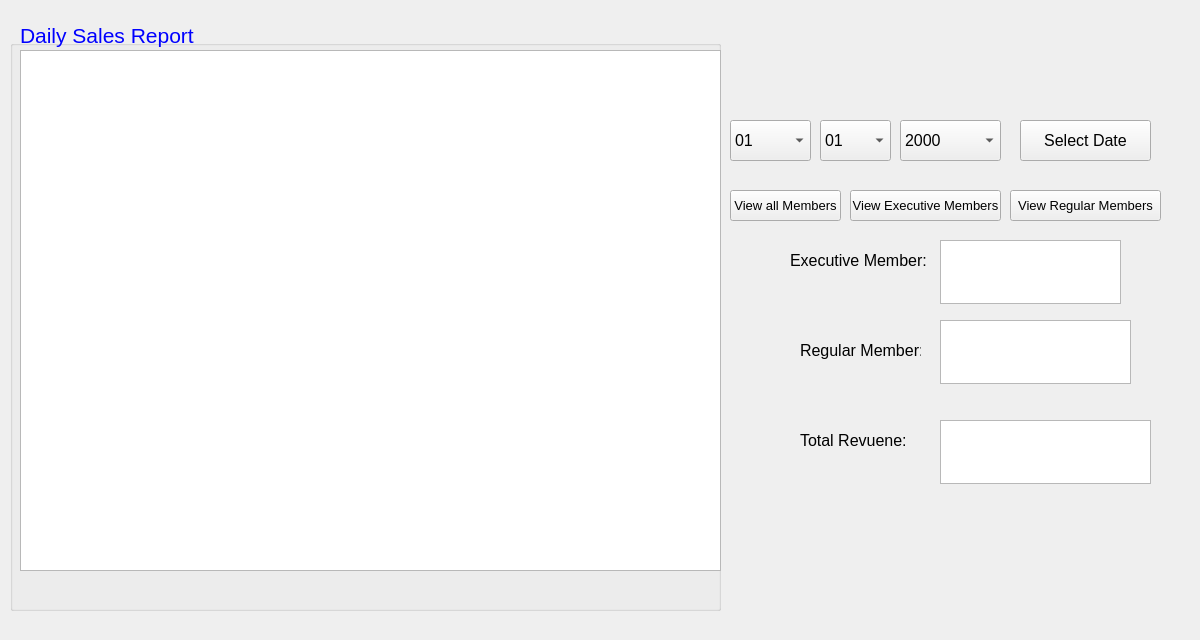
<?xml version="1.0" encoding="UTF-8"?>
<ui version="4.0">
 <class>mDailySales</class>
 <widget class="QWidget" name="mDailySales">
  <property name="geometry">
   <rect>
    <x>0</x>
    <y>0</y>
    <width>1200</width>
    <height>640</height>
   </rect>
  </property>
  <property name="sizePolicy">
   <sizepolicy hsizetype="Fixed" vsizetype="Fixed">
    <horstretch>0</horstretch>
    <verstretch>0</verstretch>
   </sizepolicy>
  </property>
  <property name="minimumSize">
   <size>
    <width>1200</width>
    <height>640</height>
   </size>
  </property>
  <property name="maximumSize">
   <size>
    <width>1200</width>
    <height>640</height>
   </size>
  </property>
  <property name="windowTitle">
   <string>Form</string>
  </property>
  <widget class="QGroupBox" name="groupBox">
   <property name="geometry">
    <rect>
     <x>10</x>
     <y>40</y>
     <width>711</width>
     <height>571</height>
    </rect>
   </property>
   <property name="title">
    <string/>
   </property>
   <widget class="QTableView" name="salesReportTableView">
    <property name="geometry">
     <rect>
      <x>10</x>
      <y>10</y>
      <width>701</width>
      <height>521</height>
     </rect>
    </property>
   </widget>
  </widget>
  <widget class="QLabel" name="dailySalesTitle">
   <property name="geometry">
    <rect>
     <x>20</x>
     <y>20</y>
     <width>651</width>
     <height>31</height>
    </rect>
   </property>
   <property name="font">
    <font>
     <pointsize>16</pointsize>
    </font>
   </property>
   <property name="styleSheet">
    <string notr="true">color: blue;</string>
   </property>
   <property name="text">
    <string>Daily Sales Report</string>
   </property>
  </widget>
  <widget class="QLabel" name="numberOfExeuMem">
   <property name="geometry">
    <rect>
     <x>790</x>
     <y>250</y>
     <width>151</width>
     <height>20</height>
    </rect>
   </property>
   <property name="font">
    <font>
     <pointsize>12</pointsize>
    </font>
   </property>
   <property name="text">
    <string>Executive Member: </string>
   </property>
  </widget>
  <widget class="QLabel" name="numberOfRegMem">
   <property name="geometry">
    <rect>
     <x>800</x>
     <y>340</y>
     <width>121</width>
     <height>20</height>
    </rect>
   </property>
   <property name="font">
    <font>
     <pointsize>12</pointsize>
    </font>
   </property>
   <property name="text">
    <string>Regular Member:</string>
   </property>
  </widget>
  <widget class="QComboBox" name="monthBox">
   <property name="geometry">
    <rect>
     <x>730</x>
     <y>120</y>
     <width>81</width>
     <height>41</height>
    </rect>
   </property>
   <property name="font">
    <font>
     <pointsize>12</pointsize>
    </font>
   </property>
   <item>
    <property name="text">
     <string>01</string>
    </property>
   </item>
   <item>
    <property name="text">
     <string>02</string>
    </property>
   </item>
   <item>
    <property name="text">
     <string>03</string>
    </property>
   </item>
   <item>
    <property name="text">
     <string>04</string>
    </property>
   </item>
   <item>
    <property name="text">
     <string>05</string>
    </property>
   </item>
   <item>
    <property name="text">
     <string>06</string>
    </property>
   </item>
   <item>
    <property name="text">
     <string>07</string>
    </property>
   </item>
   <item>
    <property name="text">
     <string>08</string>
    </property>
   </item>
   <item>
    <property name="text">
     <string>09</string>
    </property>
   </item>
   <item>
    <property name="text">
     <string>10</string>
    </property>
   </item>
   <item>
    <property name="text">
     <string>11</string>
    </property>
   </item>
   <item>
    <property name="text">
     <string>12</string>
    </property>
   </item>
   <item>
    <property name="text">
     <string/>
    </property>
   </item>
  </widget>
  <widget class="QComboBox" name="dateBox">
   <property name="geometry">
    <rect>
     <x>820</x>
     <y>120</y>
     <width>71</width>
     <height>41</height>
    </rect>
   </property>
   <property name="font">
    <font>
     <pointsize>12</pointsize>
    </font>
   </property>
   <item>
    <property name="text">
     <string>01</string>
    </property>
   </item>
   <item>
    <property name="text">
     <string>02</string>
    </property>
   </item>
   <item>
    <property name="text">
     <string>03</string>
    </property>
   </item>
   <item>
    <property name="text">
     <string>04</string>
    </property>
   </item>
   <item>
    <property name="text">
     <string>05</string>
    </property>
   </item>
   <item>
    <property name="text">
     <string>06</string>
    </property>
   </item>
   <item>
    <property name="text">
     <string>07</string>
    </property>
   </item>
   <item>
    <property name="text">
     <string>08</string>
    </property>
   </item>
   <item>
    <property name="text">
     <string>09</string>
    </property>
   </item>
   <item>
    <property name="text">
     <string>10</string>
    </property>
   </item>
   <item>
    <property name="text">
     <string>11</string>
    </property>
   </item>
   <item>
    <property name="text">
     <string>12</string>
    </property>
   </item>
   <item>
    <property name="text">
     <string>13</string>
    </property>
   </item>
   <item>
    <property name="text">
     <string>14</string>
    </property>
   </item>
   <item>
    <property name="text">
     <string>15</string>
    </property>
   </item>
   <item>
    <property name="text">
     <string>16</string>
    </property>
   </item>
   <item>
    <property name="text">
     <string>17</string>
    </property>
   </item>
   <item>
    <property name="text">
     <string>18</string>
    </property>
   </item>
   <item>
    <property name="text">
     <string>19</string>
    </property>
   </item>
   <item>
    <property name="text">
     <string>20</string>
    </property>
   </item>
   <item>
    <property name="text">
     <string>21</string>
    </property>
   </item>
   <item>
    <property name="text">
     <string>22</string>
    </property>
   </item>
   <item>
    <property name="text">
     <string>23</string>
    </property>
   </item>
   <item>
    <property name="text">
     <string>24</string>
    </property>
   </item>
   <item>
    <property name="text">
     <string>25</string>
    </property>
   </item>
   <item>
    <property name="text">
     <string>26</string>
    </property>
   </item>
   <item>
    <property name="text">
     <string>27</string>
    </property>
   </item>
   <item>
    <property name="text">
     <string>28</string>
    </property>
   </item>
   <item>
    <property name="text">
     <string>29</string>
    </property>
   </item>
   <item>
    <property name="text">
     <string>30</string>
    </property>
   </item>
   <item>
    <property name="text">
     <string>31</string>
    </property>
   </item>
  </widget>
  <widget class="QComboBox" name="yearBox">
   <property name="geometry">
    <rect>
     <x>900</x>
     <y>120</y>
     <width>101</width>
     <height>41</height>
    </rect>
   </property>
   <property name="font">
    <font>
     <pointsize>12</pointsize>
    </font>
   </property>
   <item>
    <property name="text">
     <string>2000</string>
    </property>
   </item>
   <item>
    <property name="text">
     <string>2001</string>
    </property>
   </item>
   <item>
    <property name="text">
     <string>2002</string>
    </property>
   </item>
   <item>
    <property name="text">
     <string>2003</string>
    </property>
   </item>
   <item>
    <property name="text">
     <string>2004</string>
    </property>
   </item>
   <item>
    <property name="text">
     <string>2005</string>
    </property>
   </item>
   <item>
    <property name="text">
     <string>2006</string>
    </property>
   </item>
   <item>
    <property name="text">
     <string>2007</string>
    </property>
   </item>
   <item>
    <property name="text">
     <string>2008</string>
    </property>
   </item>
   <item>
    <property name="text">
     <string>2009</string>
    </property>
   </item>
   <item>
    <property name="text">
     <string>2010</string>
    </property>
   </item>
   <item>
    <property name="text">
     <string>2011</string>
    </property>
   </item>
   <item>
    <property name="text">
     <string>2012</string>
    </property>
   </item>
   <item>
    <property name="text">
     <string>2013</string>
    </property>
   </item>
   <item>
    <property name="text">
     <string>2014</string>
    </property>
   </item>
   <item>
    <property name="text">
     <string>2015</string>
    </property>
   </item>
   <item>
    <property name="text">
     <string>2016</string>
    </property>
   </item>
   <item>
    <property name="text">
     <string>2017</string>
    </property>
   </item>
   <item>
    <property name="text">
     <string>2018</string>
    </property>
   </item>
   <item>
    <property name="text">
     <string>2019</string>
    </property>
   </item>
  </widget>
  <widget class="QPushButton" name="viewAllMembersButton">
   <property name="geometry">
    <rect>
     <x>730</x>
     <y>190</y>
     <width>111</width>
     <height>31</height>
    </rect>
   </property>
   <property name="font">
    <font>
     <pointsize>10</pointsize>
    </font>
   </property>
   <property name="text">
    <string>View all Members</string>
   </property>
  </widget>
  <widget class="QLabel" name="totalRevenuelable">
   <property name="geometry">
    <rect>
     <x>800</x>
     <y>430</y>
     <width>121</width>
     <height>21</height>
    </rect>
   </property>
   <property name="font">
    <font>
     <pointsize>12</pointsize>
    </font>
   </property>
   <property name="text">
    <string>Total Revuene: </string>
   </property>
  </widget>
  <widget class="QPushButton" name="pushButton">
   <property name="geometry">
    <rect>
     <x>850</x>
     <y>190</y>
     <width>151</width>
     <height>31</height>
    </rect>
   </property>
   <property name="font">
    <font>
     <pointsize>10</pointsize>
    </font>
   </property>
   <property name="text">
    <string>View Executive Members</string>
   </property>
  </widget>
  <widget class="QPushButton" name="regularMembersView">
   <property name="geometry">
    <rect>
     <x>1010</x>
     <y>190</y>
     <width>151</width>
     <height>31</height>
    </rect>
   </property>
   <property name="font">
    <font>
     <pointsize>10</pointsize>
    </font>
   </property>
   <property name="text">
    <string>View Regular Members</string>
   </property>
  </widget>
  <widget class="QTextEdit" name="totalRevenue">
   <property name="geometry">
    <rect>
     <x>940</x>
     <y>420</y>
     <width>211</width>
     <height>64</height>
    </rect>
   </property>
  </widget>
  <widget class="QTextEdit" name="regMemTextEdit">
   <property name="geometry">
    <rect>
     <x>940</x>
     <y>320</y>
     <width>191</width>
     <height>64</height>
    </rect>
   </property>
  </widget>
  <widget class="QTextEdit" name="execMemTextEdit">
   <property name="geometry">
    <rect>
     <x>940</x>
     <y>240</y>
     <width>181</width>
     <height>64</height>
    </rect>
   </property>
  </widget>
  <widget class="QPushButton" name="selectDateButton">
   <property name="geometry">
    <rect>
     <x>1020</x>
     <y>120</y>
     <width>131</width>
     <height>41</height>
    </rect>
   </property>
   <property name="font">
    <font>
     <pointsize>12</pointsize>
    </font>
   </property>
   <property name="text">
    <string>Select Date</string>
   </property>
  </widget>
 </widget>
 <resources/>
 <connections/>
</ui>
